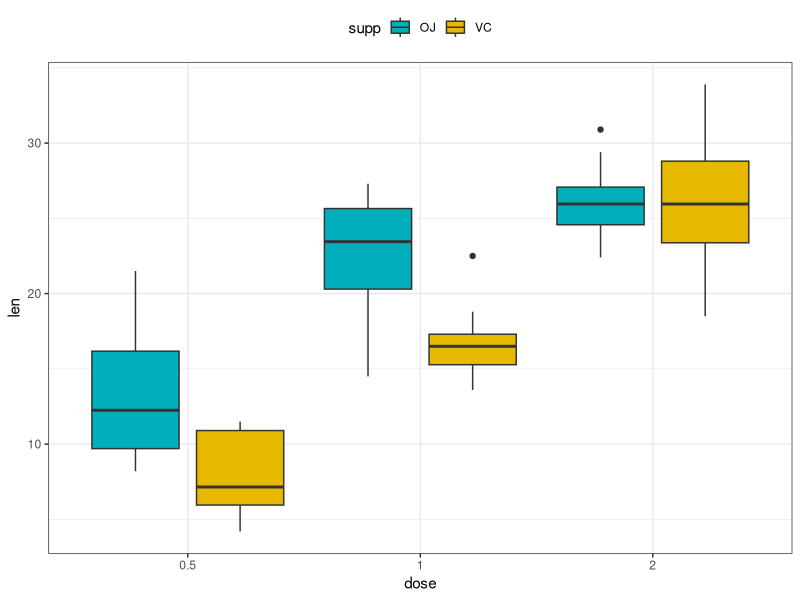
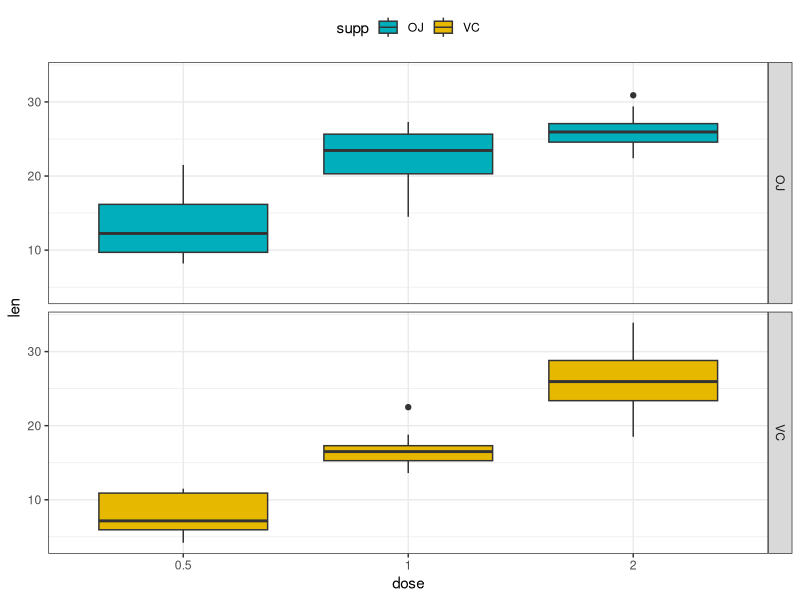
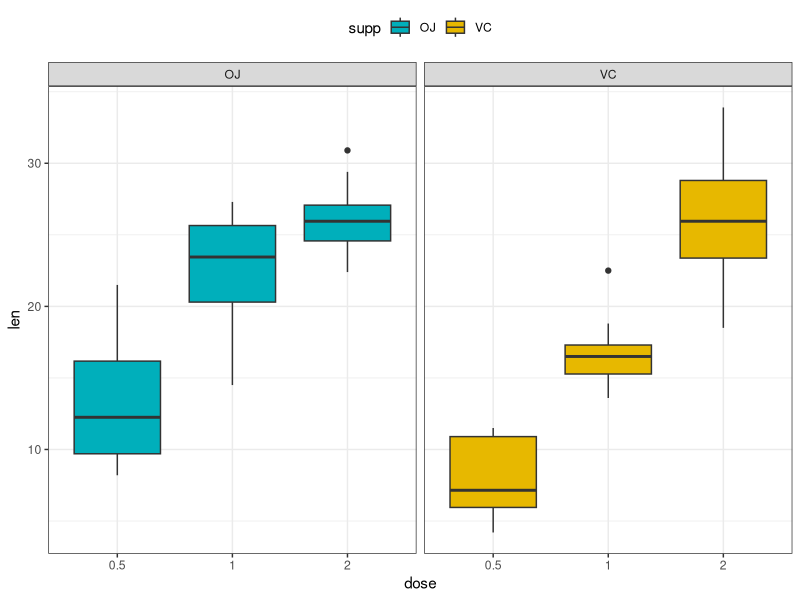
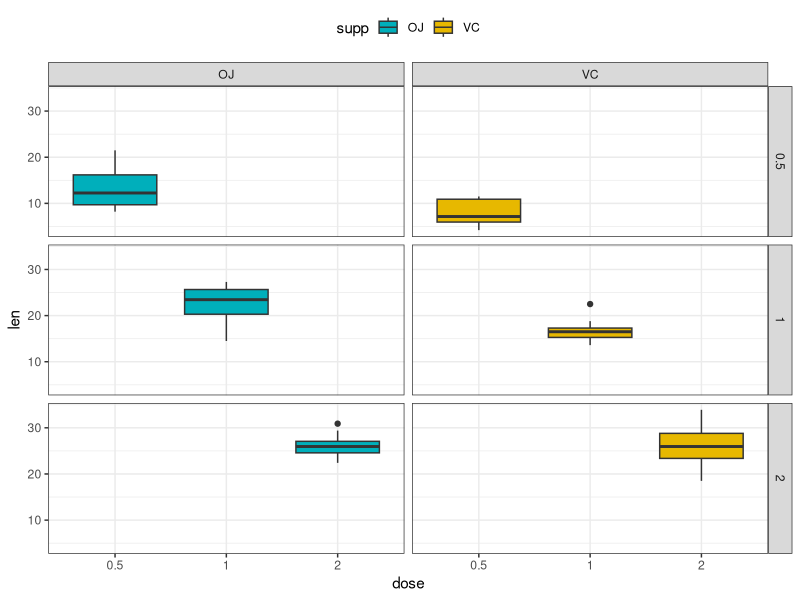
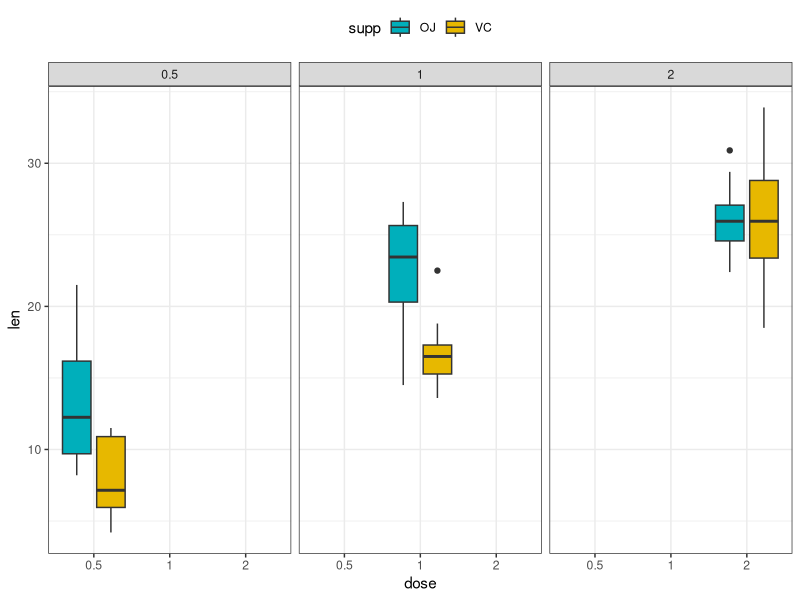
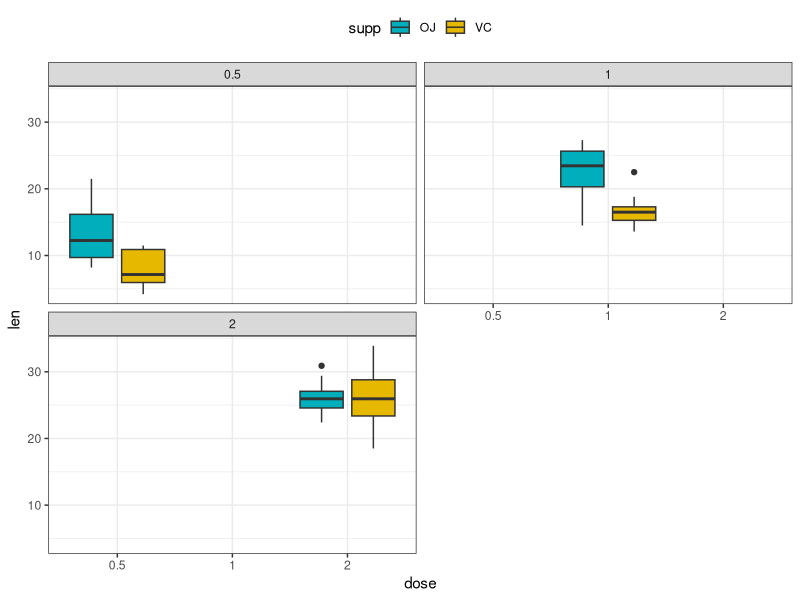
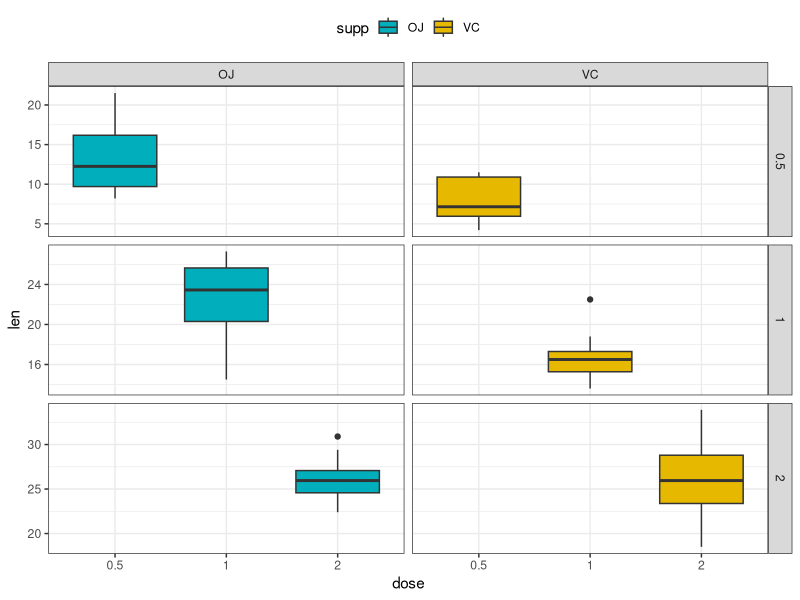
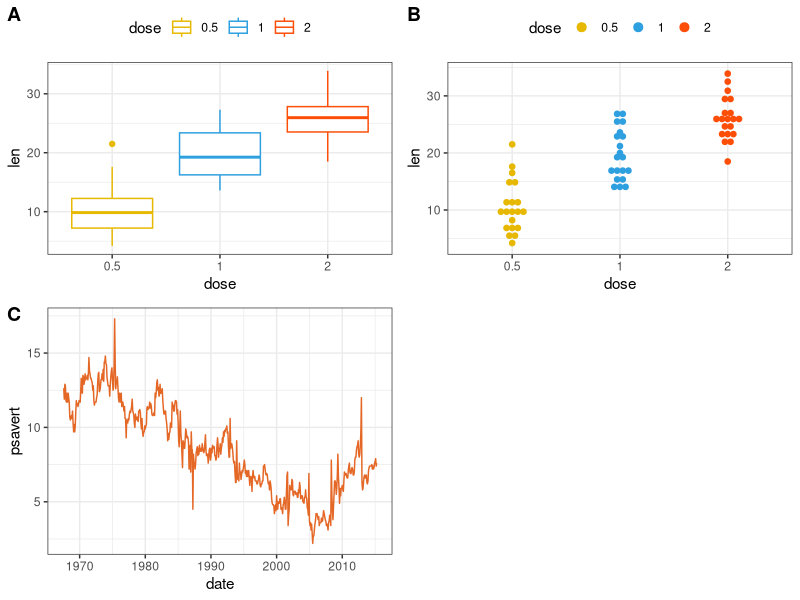

Here is the R script that generated these plots, in order:
library(ggplot2)
library("ggpubr")
theme_set(
  theme_bw() +
    theme(legend.position = "top")
)

data("ToothGrowth")
ToothGrowth$dose <- as.factor(ToothGrowth$dose)
# Box plot
p <- ggplot(ToothGrowth, aes(x = dose, y = len)) + 
  geom_boxplot(aes(fill = supp), position = position_dodge(0.9)) +
  scale_fill_manual(values = c("#00AFBB", "#E7B800"))
p

p + facet_grid(rows = vars(supp))

# Split in horizontal direction
p + facet_grid(cols = vars(supp))

p + facet_grid(rows = vars(dose), cols = vars(supp))

p + facet_wrap(vars(dose))

p + facet_wrap(vars(dose), ncol=2)

p + facet_grid(rows = vars(dose), cols = vars(supp), scales = "free")
# 0. Define custom color palette and prepare the data
my3cols <- c("#E7B800", "#2E9FDF", "#FC4E07")
ToothGrowth$dose <- as.factor(ToothGrowth$dose)

# 1. Create a box plot (bp)
p <- ggplot(ToothGrowth, aes(x = dose, y = len))
bxp <- p + geom_boxplot(aes(color = dose)) +
  scale_color_manual(values = my3cols)

# 2. Create a dot plot (dp)
dp <- p + geom_dotplot(aes(color = dose, fill = dose), 
                       binaxis='y', stackdir='center') +
  scale_color_manual(values = my3cols) + 
  scale_fill_manual(values = my3cols)

# 3. Create a line plot
lp <- ggplot(economics, aes(x = date, y = psavert)) + 
  geom_line(color = "#E46726") 

figure <- ggarrange(bxp, dp, lp,
                    labels = c("A", "B", "C"),
                    ncol = 2, nrow = 2)
figure
